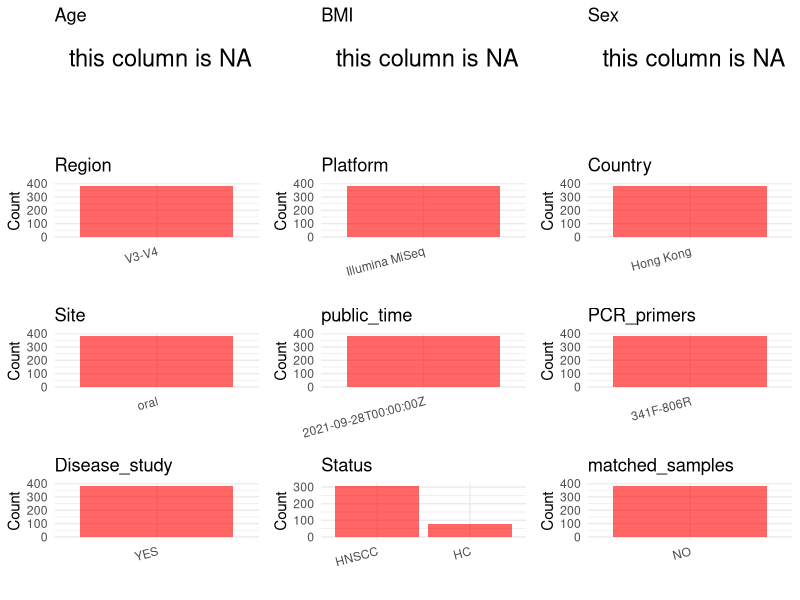

Reproduce this figure in R. (Note: this script raises an error after producing the figure.)
## ---- chunk 1
library(dplyr)
library(ggplot2)
library(cowplot)
## ---- chunk 2
setwd("D:/PRJNA744870")
initial_meta<-read.csv("SraRunTable .csv",header = T)
head(initial_meta)

metadata <- data.frame(
  BioProject = initial_meta$BioProject,
  Run = initial_meta$Run,
  sample_name = initial_meta$Sample.Name,
  Platform=initial_meta$Instrument,
  Country = initial_meta$geo_loc_name_country,
  public_time = initial_meta$ReleaseDate,
  stringsAsFactors = FALSE
)
## ---- chunk 3
  metadata$Age <- NA_character_
  metadata$BMI <- NA_character_
  metadata$Sex <- NA_character_
  metadata$Site<-"oral"
  metadata$PCR_primers <- "341F-806R"
  metadata$Region<- "V3-V4"
  metadata$title <- "Restoration of the Oral Microbiota After Surgery for Head and Neck Squamous Cell Carcinoma Is Associated With Patient Outcomes."

  metadata$Disease_study <- "YES"
  metadata<-metadata%>%
    mutate(Status=case_when(grepl("Patient",sample_name)~"HNSCC",grepl("Health",sample_name)~"HC"))
  metadata$matched_samples <- "NO"
## ---- chunk 4
# Check the number of unique runs and sample names
print(paste("Number of unique runs:", length(unique(metadata$Run))))
print(paste("Number of unique sample names:", length(unique(metadata$sample_name))))
## ---- chunk 5
# Select columns for visualization
plot_data <- metadata %>%
  select(-BioProject, -Run, -sample_name, -title)

# Function to create simple plots for each column
create_simple_plots <- function(data) {
  plots <- list()
  
  for (col in colnames(data)) {
    # Check if the column is all NA
    if (all(is.na(data[[col]]))) {
      # Create an empty plot with text indicating all NA
      p <- ggplot() +
        annotate("text", x = 0.5, y = 0.5, label = "this column is NA", size = 6) +
        labs(title = col) +
        theme_void()
    } else if (is.numeric(data[[col]])) {
      # Numeric variable: histogram
      p <- ggplot(data, aes(x = .data[[col]])) +
        geom_histogram(fill = "blue", alpha = 0.6, bins = 20, na.rm = TRUE) +
        labs(title = col) +
        theme_minimal()
    } else {
      # Categorical variable: bar plot (remove NA values)
      count_data <- as.data.frame(table(data[[col]], useNA = "ifany"))
      p <- ggplot(count_data, aes(x = reorder(Var1, -Freq), y = Freq)) +
        geom_col(fill = "red", alpha = 0.6) +
        labs(title = col, x = NULL, y = "Count") +
        theme_minimal() +
        theme(axis.text.x = element_text(angle = 15, hjust = 1))
    }
    plots[[col]] <- p
  }
  
  return(plots)
}

# Generate and arrange plots
plots <- create_simple_plots(plot_data)
p<-plot_grid(plots$Age, 
          plots$BMI, 
          plots$Sex, 
          plots$Region, 
          plots$Platform, 
          plots$Country, 
          plots$Site,
          plots$public_time, 
          plots$PCR_primers,
          plots$Disease_study,
          plots$Status,
          plots$matched_samples,# add 
          ncol = 3, align = "hv", axis = "lb")
ggsave("Metadata_Summary.png", plot = p, width = 8, height = 6, dpi = 150)
## ---- chunk 6
knitr::include_graphics("Metadata_Summary.png")
## ---- chunk 7
# Reorder columns to match the desired format
metadata <- metadata[, c(
  "BioProject", "Run", "sample_name", "Age", "BMI", "Sex", 
  "Region", "Platform", "Country", "Site", "public_time", 
  "PCR_primers", "title", "Disease_study", "Status","matched_samples"
)]

# Export the uniform metadata to a CSV file
write.csv(metadata, file = "metadata.csv", quote = FALSE)
head(metadata)
